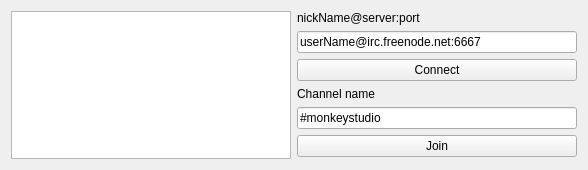
<ui version="4.0" >
 <class>UIIrcMain</class>
 <widget class="QWidget" name="UIIrcMain" >
  <property name="geometry" >
   <rect>
    <x>0</x>
    <y>0</y>
    <width>588</width>
    <height>170</height>
   </rect>
  </property>
  <property name="windowTitle" >
   <string>Form</string>
  </property>
  <layout class="QGridLayout" name="gridLayout" >
   <item row="0" column="0" >
    <widget class="QTextEdit" name="teStatus" >
     <property name="readOnly" >
      <bool>true</bool>
     </property>
    </widget>
   </item>
   <item row="0" column="1" >
    <layout class="QVBoxLayout" name="verticalLayout" >
     <item>
      <widget class="QLabel" name="label" >
       <property name="text" >
        <string>nickName@server:port</string>
       </property>
      </widget>
     </item>
     <item>
      <widget class="QLineEdit" name="leNickServerPort" >
       <property name="text" >
        <string>userName@irc.freenode.net:6667</string>
       </property>
      </widget>
     </item>
     <item>
      <widget class="QPushButton" name="pbConnect" >
       <property name="text" >
        <string>Connect</string>
       </property>
      </widget>
     </item>
     <item>
      <widget class="QLabel" name="label_3" >
       <property name="text" >
        <string>Channel name</string>
       </property>
      </widget>
     </item>
     <item>
      <widget class="QLineEdit" name="leChannelName" >
       <property name="text" >
        <string>#monkeystudio</string>
       </property>
      </widget>
     </item>
     <item>
      <widget class="QPushButton" name="pbJoin" >
       <property name="text" >
        <string>Join</string>
       </property>
      </widget>
     </item>
     <item>
      <spacer name="verticalSpacer" >
       <property name="orientation" >
        <enum>Qt::Vertical</enum>
       </property>
       <property name="sizeHint" stdset="0" >
        <size>
         <width>20</width>
         <height>40</height>
        </size>
       </property>
      </spacer>
     </item>
    </layout>
   </item>
  </layout>
 </widget>
 <resources/>
 <connections/>
</ui>
